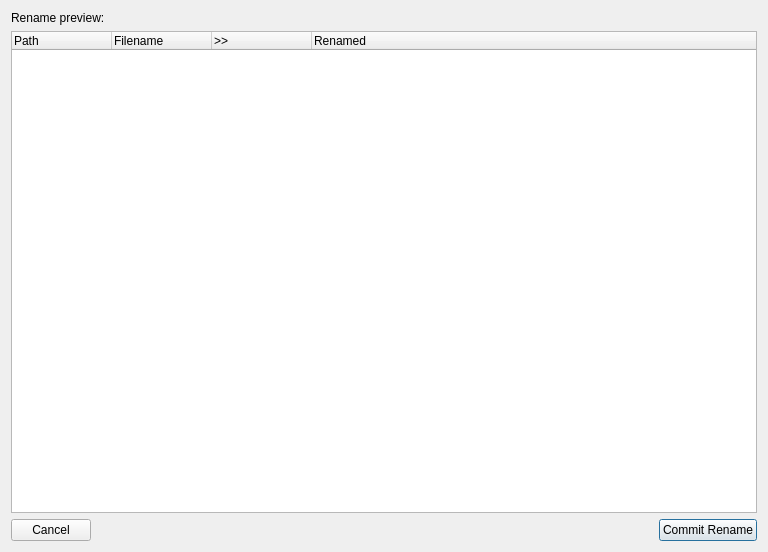
<?xml version="1.0" encoding="UTF-8"?>
<ui version="4.0">
 <class>RenamePreviewDialog</class>
 <widget class="QDialog" name="RenamePreviewDialog">
  <property name="geometry">
   <rect>
    <x>0</x>
    <y>0</y>
    <width>768</width>
    <height>552</height>
   </rect>
  </property>
  <property name="windowTitle">
   <string>Dialog</string>
  </property>
  <layout class="QVBoxLayout" name="verticalLayout">
   <item>
    <widget class="QLabel" name="label">
     <property name="text">
      <string>Rename preview:</string>
     </property>
    </widget>
   </item>
   <item>
    <widget class="QTreeWidget" name="treeWidget">
     <property name="rootIsDecorated">
      <bool>false</bool>
     </property>
     <column>
      <property name="text">
       <string>Path</string>
      </property>
     </column>
     <column>
      <property name="text">
       <string>Filename</string>
      </property>
     </column>
     <column>
      <property name="text">
       <string>&gt;&gt;</string>
      </property>
     </column>
     <column>
      <property name="text">
       <string>Renamed</string>
      </property>
     </column>
    </widget>
   </item>
   <item>
    <layout class="QHBoxLayout" name="horizontalLayout">
     <item>
      <widget class="QPushButton" name="btnCancel">
       <property name="text">
        <string>Cancel</string>
       </property>
      </widget>
     </item>
     <item>
      <spacer name="horizontalSpacer">
       <property name="orientation">
        <enum>Qt::Horizontal</enum>
       </property>
       <property name="sizeHint" stdset="0">
        <size>
         <width>40</width>
         <height>20</height>
        </size>
       </property>
      </spacer>
     </item>
     <item>
      <widget class="QPushButton" name="btnCommit">
       <property name="text">
        <string>Commit Rename</string>
       </property>
       <property name="default">
        <bool>true</bool>
       </property>
      </widget>
     </item>
    </layout>
   </item>
  </layout>
 </widget>
 <resources/>
 <connections>
  <connection>
   <sender>btnCancel</sender>
   <signal>clicked()</signal>
   <receiver>RenamePreviewDialog</receiver>
   <slot>reject()</slot>
   <hints>
    <hint type="sourcelabel">
     <x>160</x>
     <y>329</y>
    </hint>
    <hint type="destinationlabel">
     <x>425</x>
     <y>295</y>
    </hint>
   </hints>
  </connection>
  <connection>
   <sender>btnCommit</sender>
   <signal>clicked()</signal>
   <receiver>RenamePreviewDialog</receiver>
   <slot>accept()</slot>
   <hints>
    <hint type="sourcelabel">
     <x>705</x>
     <y>329</y>
    </hint>
    <hint type="destinationlabel">
     <x>425</x>
     <y>295</y>
    </hint>
   </hints>
  </connection>
 </connections>
</ui>
